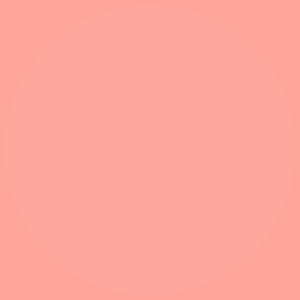
Frame 1 (no input)
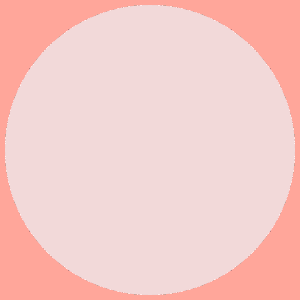
Frame 60 (the mouse pressed at the canvas centre just before this capture)
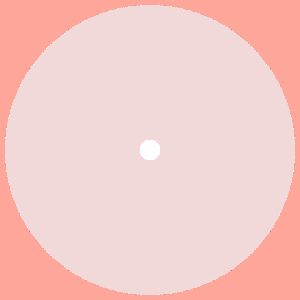
Frame 120 (the mouse held since frame 60 and released just before this capture)

The Processing sketch that drew these frames (run headless with seeded random() and noise(); from frame 60 on, the mouse is pressed at the canvas centre):

// Processing sketch: processing_60073
// ── processing_60073.pde

void setup ()
{
 
  size(300,300);
  background(255,166,154);
noStroke();
  smooth();
  frameRate(5);
}
 void draw ()
 {
  if(mousePressed)
  {
  fill(255);
  ellipse(mouseX,150,20,20);
}else{
  fill(225,10);
  ellipse(150,150,290,290);
  }
     
}
